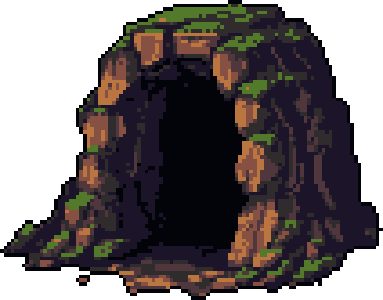
#> input picture art-src/cave-entrance-src.png, 383 x 300 px
$ python extend-cave.py
#> lines starting #> are read from the running program, lines starting #| are printed output that depends on the picture
"""
The cave mouth: the drawing, doubled, with its threshold cropped.

    py art-src/extend-cave.py

Input:  art-src/cave-entrance-src.png   (the drawn boulder, 383x300)
Output: public/art/cave-entrance.png    (766x516)

This script used to do a great deal more, and all of it was wrong.

It grew a procedural cliff up from the drawing to reach the ceiling, cut that
cliff back so the player could walk in underneath, then cropped the drawing's
left mass away and faded its right lip out. Four operations, each one added to
fix damage from the one before, and every one of them left a straight edge
somewhere — a ruled diagonal under the cliff, a vertical seam down the left,
a fade line down the right. The drawing had none of those.

So it does almost nothing now. The renderer draws the ceiling and the rock
around the mouth, in the same idiom as the ground and reacting to the terrain,
which is work a baked sprite could never do well. What is left here is the
minimum the game actually needs from the drawing:

* Double it, at exactly 2. A fractional scale mixes one- and two-pixel blocks
  and reads as a mistake next to a crisp player sprite.
* Crop the drawn threshold under the mouth, so the opening's floor becomes the
  GAME's floor. Left on, the doubled lip stands 90 units tall behind the player
  and reads as a wall across the entrance.

Nothing else. No cuts, no fades, no generated rock.
"""
from pathlib import Path
from PIL import Image

HERE = Path(__file__).resolve().parent
SRC = HERE / "cave-entrance-src.png"
OUT = HERE.parent / "public" / "art" / "cave-entrance.png"

SCALE = 2

# The drawn threshold under the mouth. Everything below this row is the lip the
# game's own floor replaces.
CROP_BELOW = 258


def main() -> None:
    drawn = Image.open(SRC).convert("RGBA")
#> drawn is the input picture: PIL image 383x300 RGBA; mean R, G, B, A 31.8, 25, 25.8, 169.3
    drawn = drawn.crop((0, 0, drawn.width, CROP_BELOW))
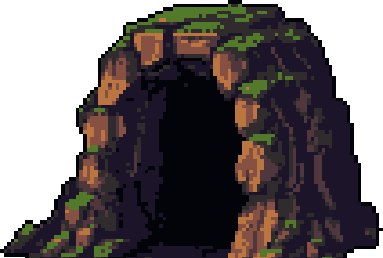
#> drawn: PIL image 383x258 RGBA; mean R, G, B, A 31.9, 25.1, 26.2, 175; transparent parts drawn white
    out = drawn.resize((drawn.width * SCALE, drawn.height * SCALE), Image.NEAREST)
    out.save(OUT)
    print(f"cave-entrance.png -> {out.width}x{out.height}")
#| cave-entrance.png -> 766x516

    preview = Image.new("RGBA", out.size, (0x0B, 0x0E, 0x14, 255))
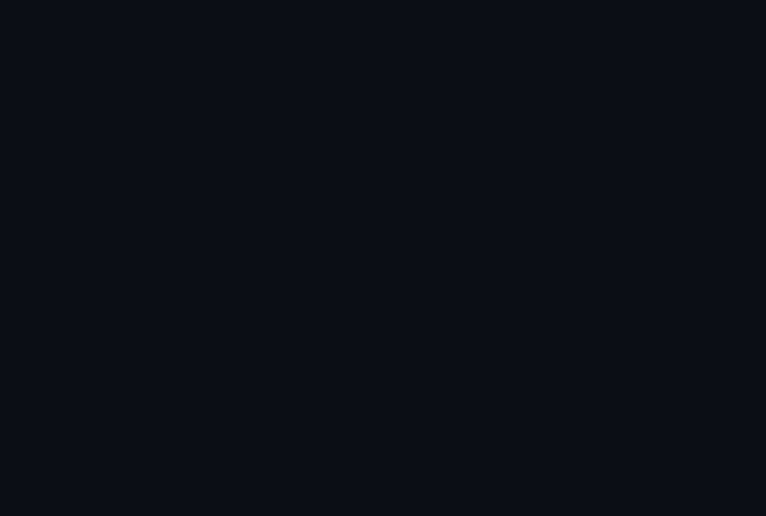
#> preview: PIL image 766x516 RGBA; mean R, G, B, A 11, 14, 20, 255
    preview.alpha_composite(out)
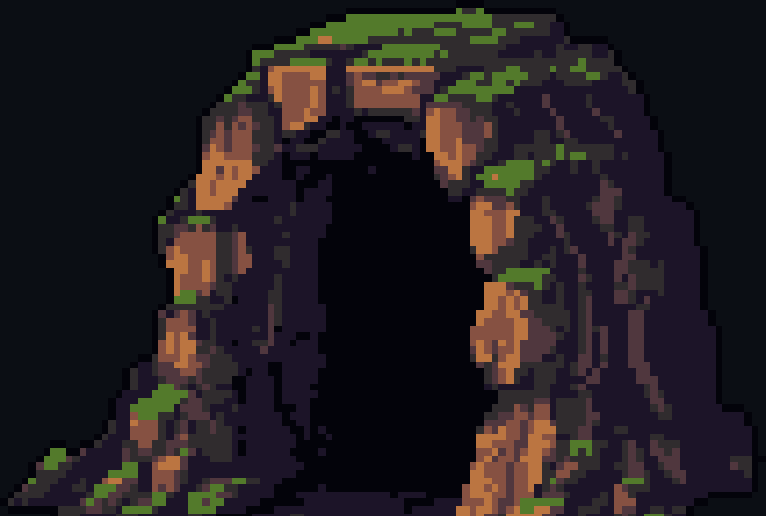
#> preview: PIL image 766x516 RGBA; mean R, G, B, A 35.3, 29.5, 32.4, 255
    preview.save(HERE / "_preview-cave.png")
    print("preview -> art-src/_preview-cave.png")


main()
